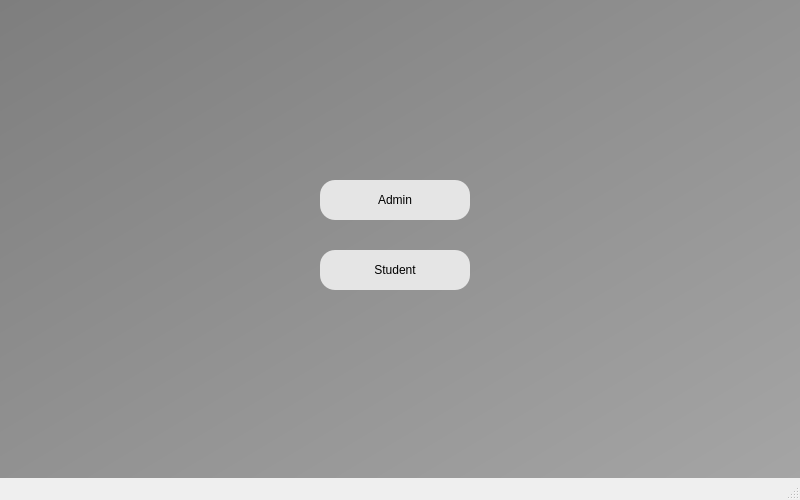
<?xml version="1.0" encoding="UTF-8"?>
<ui version="4.0">
 <class>MainWindow</class>
 <widget class="QMainWindow" name="MainWindow">
  <property name="geometry">
   <rect>
    <x>0</x>
    <y>0</y>
    <width>800</width>
    <height>500</height>
   </rect>
  </property>
  <property name="windowTitle">
   <string>MainWindow</string>
  </property>
  <widget class="QWidget" name="centralwidget">
   <widget class="QWidget" name="widget" native="true">
    <property name="geometry">
     <rect>
      <x>0</x>
      <y>0</y>
      <width>801</width>
      <height>481</height>
     </rect>
    </property>
    <property name="styleSheet">
     <string notr="true">background-color: qlineargradient(spread:pad, x1:0, y1:0, x2:1, y2:1, stop:0 rgba(126, 126, 126, 255), stop:1 rgba(165, 165, 165, 255));</string>
    </property>
    <widget class="QPushButton" name="adminbtn">
     <property name="geometry">
      <rect>
       <x>320</x>
       <y>180</y>
       <width>150</width>
       <height>40</height>
      </rect>
     </property>
     <property name="styleSheet">
      <string notr="true">QPushButton#adminbtn{
	font: 10pt &quot;MS Shell Dlg 2&quot;;	
	color: rgb(49, 49, 490);
	
	background-color: rgb(229, 229, 229);
	border-radius: 15px;
}
QPushButton#adminbtn:hover{
	font: 12pt &quot;MS Shell Dlg 2&quot;;	
	color: rgb(49, 49, 49);
}
QPushButton#adminbtn:pressed{
	font: 6pt &quot;MS Shell Dlg 2&quot;;	
	color: rgb(49, 49, 49);
}</string>
     </property>
     <property name="text">
      <string>Admin</string>
     </property>
    </widget>
    <widget class="QPushButton" name="studentbtn">
     <property name="geometry">
      <rect>
       <x>320</x>
       <y>250</y>
       <width>150</width>
       <height>40</height>
      </rect>
     </property>
     <property name="styleSheet">
      <string notr="true">QPushButton#studentbtn{
	font: 10pt &quot;MS Shell Dlg 2&quot;;	
	color: rgb(49, 49, 490);
	
	background-color: rgb(229, 229, 229);
	border-radius: 15px;
}
QPushButton#studentbtn:hover{
	font: 12pt &quot;MS Shell Dlg 2&quot;;	
	color: rgb(49, 49, 49);
}
QPushButton#studentbtn:pressed{
	font: 6pt &quot;MS Shell Dlg 2&quot;;	
	color: rgb(49, 49, 49);
}</string>
     </property>
     <property name="text">
      <string>Student</string>
     </property>
    </widget>
   </widget>
  </widget>
  <widget class="QMenuBar" name="menubar">
   <property name="geometry">
    <rect>
     <x>0</x>
     <y>0</y>
     <width>800</width>
     <height>21</height>
    </rect>
   </property>
  </widget>
  <widget class="QStatusBar" name="statusbar"/>
 </widget>
 <resources/>
 <connections/>
</ui>
